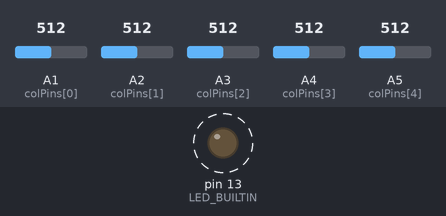
Simulated run of this sketch. Board: Arduino Nano, built with avr-gcc and run on an emulated ATmega328P. Parts: output pins drawn as LEDs (lit = HIGH). Dashed ring = blinking. The test bench sets the inputs (shaded band); at power-on: A1 (colPins[0]) = 512, A2 (colPins[1]) = 512, A3 (colPins[2]) = 512, A4 (colPins[3]) = 512, A5 (colPins[4]) = 512. Pins used as bus, display or sensor lines are not drawn; what the sketch prints to the serial monitor is not drawn.

Above: at 0.14 s.
Timing chart, 0 to 3.0 s (numbered marks = the images above):
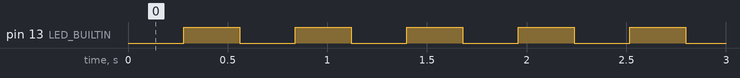

The sketch:

nano_grid.ino
```cpp
// grid configuration
const int ROW_COUNT = 5;
const int COL_COUNT = 5;

// rows (outputs): D2, D3, D4, D5, D6
const int rowPins[ROW_COUNT] = {2, 3, 4, 5, 6};

// columns (inputs): A1, A2, A3, A4, A5
const int colPins[COL_COUNT] = {A1, A2, A3, A4, A5};

// ADC threshold for touch detection (3V on a 5V system)
// (3.0 / 5.0) * 1023 = 613.8, rounded to 614
const int TOUCH_THRESHOLD = (4.7 / 5.0) * 1023;

// array to store grid states grid states (according to size of grid) (1 = no touch, 0 = touch)
int gridState[ROW_COUNT * COL_COUNT];

// LED blink state
unsigned long lastLedToggle = 0;
bool ledState = false;

void setup() {
  // begin serial communication with Raspberry Pi 5
  Serial.begin(115200);

  // set row pins as outputs, default to HIGH (inactive)
  for (int i = 0; i < ROW_COUNT; i++) {
    pinMode(rowPins[i], OUTPUT);
    digitalWrite(rowPins[i], HIGH);
  }

  // set column pins as analog inputs
  for (int i = 0; i < COL_COUNT; i++) {
    pinMode(colPins[i], INPUT);
    digitalWrite(colPins[i], HIGH);
  }

  // set built-in LED as output
  pinMode(LED_BUILTIN, OUTPUT);
}

void loop() {
  // blink built-in LED at 2 Hz (toggle every 250ms)
  unsigned long now = millis();
  if (now - lastLedToggle >= 250) {
    ledState = !ledState;
    digitalWrite(LED_BUILTIN, ledState ? HIGH : LOW);
    lastLedToggle = now;
  }

  String dataString = "";

  // scan the matrix
  for (int r = 0; r < ROW_COUNT; r++) {
    // set current row to LOW (active)
    digitalWrite(rowPins[r], LOW);
    delayMicroseconds(10); // Small delay for signal to settle

    for (int c = 0; c < COL_COUNT; c++) {
      // read analog value from ADC
      int reading = analogRead(colPins[c]);
      int index = r * COL_COUNT + c;

      // update grid state based on threshold
      if (reading < TOUCH_THRESHOLD) {
        gridState[index] = 0; // 0 = TOUCH
      } else {
        gridState[index] = 1; // 1 = NO TOUCH
      }

      dataString += String(gridState[index]);
      // add comma if not the last element
      if (index < (ROW_COUNT * COL_COUNT - 1)) {
        dataString += ",";
      }
    }

    // reset current row to HIGH (inactive)
    digitalWrite(rowPins[r], HIGH);
  }

  // send grid state over serial to Raspberry Pi 5
  Serial.println(dataString);

  // wait 50ms for a ~20Hz refresh rate
  delay(50);
}
```

Measured:
- by itself, pin 13 (LED_BUILTIN): alternates HIGH for 0.28 s and LOW for 0.28 s
